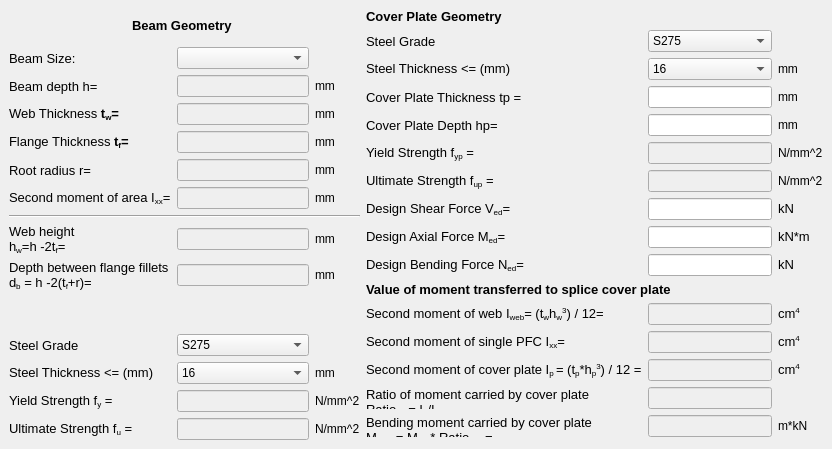
      <widget class="QWidget" name="tab">
       <attribute name="title">
        <string>Beam Geometry and Cover Plate</string>
       </attribute>
       <widget class="QWidget" name="gridLayoutWidget_2">
        <property name="geometry">
         <rect>
          <x>366</x>
          <y>9</y>
          <width>457</width>
          <height>428</height>
         </rect>
        </property>
        <layout class="QGridLayout" name="gridLayout_2">
         <item row="11" column="0" colspan="3">
          <widget class="QLabel" name="label_48">
           <property name="text">
            <string>&lt;html&gt;&lt;head/&gt;&lt;body&gt;&lt;p&gt;&lt;span style=&quot; font-size:10pt; font-weight:600;&quot;&gt;Value of moment transferred to splice cover plate&lt;/span&gt;&lt;/p&gt;&lt;/body&gt;&lt;/html&gt;</string>
           </property>
          </widget>
         </item>
         <item row="7" column="0">
          <widget class="QLabel" name="label_42">
           <property name="text">
            <string>&lt;html&gt;&lt;head/&gt;&lt;body&gt;&lt;p&gt;&lt;span style=&quot; font-size:10pt;&quot;&gt;Design Shear Force V&lt;/span&gt;&lt;span style=&quot; font-size:10pt; vertical-align:sub;&quot;&gt;ed&lt;/span&gt;&lt;span style=&quot; font-size:10pt;&quot;&gt;=&lt;/span&gt;&lt;/p&gt;&lt;/body&gt;&lt;/html&gt;</string>
           </property>
          </widget>
         </item>
         <item row="9" column="1">
          <widget class="QLineEdit" name="lineEdit_bending_force">
           <property name="enabled">
            <bool>true</bool>
           </property>
          </widget>
         </item>
         <item row="7" column="2">
          <widget class="QLabel" name="label_43">
           <property name="text">
            <string>&lt;html&gt;&lt;head/&gt;&lt;body&gt;&lt;p&gt;&lt;span style=&quot; font-size:10pt;&quot;&gt;kN&lt;/span&gt;&lt;/p&gt;&lt;/body&gt;&lt;/html&gt;</string>
           </property>
          </widget>
         </item>
         <item row="8" column="0">
          <widget class="QLabel" name="label_44">
           <property name="text">
            <string>&lt;html&gt;&lt;head/&gt;&lt;body&gt;&lt;p&gt;&lt;span style=&quot; font-size:10pt;&quot;&gt;Design Axial Force M&lt;/span&gt;&lt;span style=&quot; font-size:10pt; vertical-align:sub;&quot;&gt;ed&lt;/span&gt;&lt;span style=&quot; font-size:10pt;&quot;&gt;=&lt;/span&gt;&lt;/p&gt;&lt;/body&gt;&lt;/html&gt;</string>
           </property>
          </widget>
         </item>
         <item row="7" column="1">
          <widget class="QLineEdit" name="lineEdit_shear_force">
           <property name="enabled">
            <bool>true</bool>
           </property>
          </widget>
         </item>
         <item row="8" column="1">
          <widget class="QLineEdit" name="lineEdit_axial_force">
           <property name="enabled">
            <bool>true</bool>
           </property>
          </widget>
         </item>
         <item row="8" column="2">
          <widget class="QLabel" name="label_46">
           <property name="text">
            <string>&lt;html&gt;&lt;head/&gt;&lt;body&gt;&lt;p&gt;&lt;span style=&quot; font-size:10pt;&quot;&gt;kN*m&lt;/span&gt;&lt;/p&gt;&lt;/body&gt;&lt;/html&gt;</string>
           </property>
          </widget>
         </item>
         <item row="14" column="2">
          <widget class="QLabel" name="label_55">
           <property name="text">
            <string>&lt;html&gt;&lt;head/&gt;&lt;body&gt;&lt;p&gt;&lt;span style=&quot; font-size:10pt;&quot;&gt;cm&lt;/span&gt;&lt;span style=&quot; font-size:10pt; vertical-align:super;&quot;&gt;4&lt;/span&gt;&lt;/p&gt;&lt;/body&gt;&lt;/html&gt;</string>
           </property>
          </widget>
         </item>
         <item row="15" column="1">
          <widget class="QLineEdit" name="lineEdit_ratio_bm">
           <property name="enabled">
            <bool>false</bool>
           </property>
          </widget>
         </item>
         <item row="9" column="2">
          <widget class="QLabel" name="label_47">
           <property name="text">
            <string>&lt;html&gt;&lt;head/&gt;&lt;body&gt;&lt;p&gt;&lt;span style=&quot; font-size:10pt;&quot;&gt;kN&lt;/span&gt;&lt;/p&gt;&lt;/body&gt;&lt;/html&gt;</string>
           </property>
          </widget>
         </item>
         <item row="9" column="0">
          <widget class="QLabel" name="label_45">
           <property name="text">
            <string>&lt;html&gt;&lt;head/&gt;&lt;body&gt;&lt;p&gt;&lt;span style=&quot; font-size:10pt;&quot;&gt;Design Bending Force N&lt;/span&gt;&lt;span style=&quot; font-size:10pt; vertical-align:sub;&quot;&gt;ed&lt;/span&gt;&lt;span style=&quot; font-size:10pt;&quot;&gt;=&lt;/span&gt;&lt;/p&gt;&lt;/body&gt;&lt;/html&gt;</string>
           </property>
          </widget>
         </item>
         <item row="16" column="2">
          <widget class="QLabel" name="label_57">
           <property name="text">
            <string>&lt;html&gt;&lt;head/&gt;&lt;body&gt;&lt;p&gt;m*kN&lt;/p&gt;&lt;/body&gt;&lt;/html&gt;</string>
           </property>
          </widget>
         </item>
         <item row="12" column="0">
          <widget class="QLabel" name="label_49">
           <property name="text">
            <string>&lt;html&gt;&lt;head/&gt;&lt;body&gt;&lt;p&gt;&lt;span style=&quot; font-size:10pt;&quot;&gt;Second moment of web I&lt;/span&gt;&lt;span style=&quot; font-size:10pt; vertical-align:sub;&quot;&gt;web&lt;/span&gt;&lt;span style=&quot; font-size:10pt;&quot;&gt;= (t&lt;/span&gt;&lt;span style=&quot; font-size:10pt; vertical-align:sub;&quot;&gt;w&lt;/span&gt;&lt;span style=&quot; font-size:10pt;&quot;&gt;h&lt;/span&gt;&lt;span style=&quot; font-size:10pt; vertical-align:sub;&quot;&gt;w&lt;/span&gt;&lt;span style=&quot; font-size:10pt; vertical-align:super;&quot;&gt;3&lt;/span&gt;&lt;span style=&quot; font-size:10pt;&quot;&gt;) / 12=&lt;/span&gt;&lt;/p&gt;&lt;/body&gt;&lt;/html&gt;</string>
           </property>
          </widget>
         </item>
         <item row="13" column="2">
          <widget class="QLabel" name="label_53">
           <property name="text">
            <string>&lt;html&gt;&lt;head/&gt;&lt;body&gt;&lt;p&gt;&lt;span style=&quot; font-size:10pt;&quot;&gt;cm&lt;/span&gt;&lt;span style=&quot; font-size:10pt; vertical-align:super;&quot;&gt;4&lt;/span&gt;&lt;/p&gt;&lt;/body&gt;&lt;/html&gt;</string>
           </property>
          </widget>
         </item>
         <item row="13" column="0">
          <widget class="QLabel" name="label_51">
           <property name="text">
            <string>&lt;html&gt;&lt;head/&gt;&lt;body&gt;&lt;p&gt;&lt;span style=&quot; font-size:10pt;&quot;&gt;Second moment of single PFC I&lt;/span&gt;&lt;span style=&quot; font-size:10pt; vertical-align:sub;&quot;&gt;xx&lt;/span&gt;&lt;span style=&quot; font-size:10pt;&quot;&gt;=&lt;/span&gt;&lt;/p&gt;&lt;/body&gt;&lt;/html&gt;</string>
           </property>
          </widget>
         </item>
         <item row="14" column="1">
          <widget class="QLineEdit" name="lineEdit_second_moment_cover">
           <property name="enabled">
            <bool>false</bool>
           </property>
          </widget>
         </item>
         <item row="16" column="0">
          <widget class="QLabel" name="label_50">
           <property name="text">
            <string>&lt;html&gt;&lt;head/&gt;&lt;body&gt;&lt;p&gt;&lt;span style=&quot; font-size:10pt;&quot;&gt;Bending moment carried by cover plate&lt;br/&gt;M&lt;/span&gt;&lt;span style=&quot; font-size:10pt; vertical-align:sub;&quot;&gt;ratio&lt;/span&gt;&lt;span style=&quot; font-size:10pt;&quot;&gt; = M&lt;/span&gt;&lt;span style=&quot; font-size:10pt; vertical-align:sub;&quot;&gt;ed&lt;/span&gt;&lt;span style=&quot; font-size:10pt;&quot;&gt; * Ratio&lt;/span&gt;&lt;span style=&quot; font-size:10pt; vertical-align:sub;&quot;&gt;BM&lt;/span&gt;&lt;span style=&quot; font-size:10pt;&quot;&gt; = &lt;/span&gt;&lt;/p&gt;&lt;/body&gt;&lt;/html&gt;</string>
           </property>
          </widget>
         </item>
         <item row="12" column="1">
          <widget class="QLineEdit" name="lineEdit_second_web_moment">
           <property name="enabled">
            <bool>false</bool>
           </property>
          </widget>
         </item>
         <item row="15" column="0">
          <widget class="QLabel" name="label_56">
           <property name="text">
            <string>&lt;html&gt;&lt;head/&gt;&lt;body&gt;&lt;p&gt;&lt;span style=&quot; font-size:10pt;&quot;&gt;Ratio of moment carried by cover plate&lt;br/&gt;Ratio&lt;/span&gt;&lt;span style=&quot; font-size:10pt; vertical-align:sub;&quot;&gt;BM&lt;/span&gt;&lt;span style=&quot; font-size:10pt;&quot;&gt;= I&lt;/span&gt;&lt;span style=&quot; font-size:10pt; vertical-align:sub;&quot;&gt;p&lt;/span&gt;&lt;span style=&quot; font-size:10pt;&quot;&gt;/I&lt;/span&gt;&lt;span style=&quot; font-size:10pt; vertical-align:sub;&quot;&gt;xx &lt;/span&gt;&lt;/p&gt;&lt;/body&gt;&lt;/html&gt;</string>
           </property>
          </widget>
         </item>
         <item row="13" column="1">
          <widget class="QLineEdit" name="lineEdit_second_moment_single_pfc">
           <property name="enabled">
            <bool>false</bool>
           </property>
          </widget>
         </item>
         <item row="16" column="1">
          <widget class="QLineEdit" name="lineEdit_bending_moment_cover">
           <property name="enabled">
            <bool>false</bool>
           </property>
          </widget>
         </item>
         <item row="12" column="2">
          <widget class="QLabel" name="label_52">
           <property name="text">
            <string>&lt;html&gt;&lt;head/&gt;&lt;body&gt;&lt;p&gt;&lt;span style=&quot; font-size:10pt;&quot;&gt;cm&lt;/span&gt;&lt;span style=&quot; font-size:10pt; vertical-align:super;&quot;&gt;4&lt;/span&gt;&lt;/p&gt;&lt;/body&gt;&lt;/html&gt;</string>
           </property>
          </widget>
         </item>
         <item row="14" column="0">
          <widget class="QLabel" name="label_54">
           <property name="text">
            <string>&lt;html&gt;&lt;head/&gt;&lt;body&gt;&lt;p&gt;&lt;span style=&quot; font-size:10pt;&quot;&gt;Second moment of cover plate I&lt;/span&gt;&lt;span style=&quot; font-size:10pt; vertical-align:sub;&quot;&gt;p &lt;/span&gt;&lt;span style=&quot; font-size:10pt;&quot;&gt;= (t&lt;/span&gt;&lt;span style=&quot; font-size:10pt; vertical-align:sub;&quot;&gt;p&lt;/span&gt;&lt;span style=&quot; font-size:10pt;&quot;&gt;*h&lt;/span&gt;&lt;span style=&quot; font-size:10pt; vertical-align:sub;&quot;&gt;p&lt;/span&gt;&lt;span style=&quot; font-size:10pt; vertical-align:super;&quot;&gt;3&lt;/span&gt;&lt;span style=&quot; font-size:10pt;&quot;&gt;) / 12 =&lt;/span&gt;&lt;/p&gt;&lt;/body&gt;&lt;/html&gt;</string>
           </property>
          </widget>
         </item>
         <item row="1" column="0">
          <widget class="QLabel" name="label_40">
           <property name="font">
            <font>
             <pointsize>10</pointsize>
            </font>
           </property>
           <property name="text">
            <string>Steel Grade</string>
           </property>
          </widget>
         </item>
         <item row="3" column="0">
          <widget class="QLabel" name="label_28">
           <property name="font">
            <font>
             <pointsize>10</pointsize>
            </font>
           </property>
           <property name="text">
            <string>Cover Plate Thickness tp =</string>
           </property>
          </widget>
         </item>
         <item row="4" column="0">
          <widget class="QLabel" name="label_29">
           <property name="font">
            <font>
             <pointsize>10</pointsize>
            </font>
           </property>
           <property name="text">
            <string>Cover Plate Depth hp=</string>
           </property>
          </widget>
         </item>
         <item row="5" column="0">
          <widget class="QLabel" name="label_26">
           <property name="text">
            <string>&lt;html&gt;&lt;head/&gt;&lt;body&gt;&lt;p&gt;&lt;span style=&quot; font-size:10pt;&quot;&gt;Yield Strength f&lt;/span&gt;&lt;span style=&quot; font-size:10pt; vertical-align:sub;&quot;&gt;yp&lt;/span&gt;&lt;span style=&quot; font-size:10pt;&quot;&gt; =&lt;/span&gt;&lt;/p&gt;&lt;/body&gt;&lt;/html&gt;</string>
           </property>
          </widget>
         </item>
         <item row="2" column="0">
          <widget class="QLabel" name="label_39">
           <property name="font">
            <font>
             <pointsize>10</pointsize>
            </font>
           </property>
           <property name="text">
            <string>Steel Thickness &lt;= (mm)</string>
           </property>
          </widget>
         </item>
         <item row="0" column="0">
          <widget class="QLabel" name="label_23">
           <property name="font">
            <font>
             <pointsize>10</pointsize>
             <weight>75</weight>
             <bold>true</bold>
            </font>
           </property>
           <property name="text">
            <string>Cover Plate Geometry</string>
           </property>
          </widget>
         </item>
         <item row="1" column="1">
          <widget class="QComboBox" name="combo_steel_grade_plate">
           <item>
            <property name="text">
             <string>S275</string>
            </property>
           </item>
           <item>
            <property name="text">
             <string>S355</string>
            </property>
           </item>
          </widget>
         </item>
         <item row="2" column="1">
          <widget class="QComboBox" name="combo_steel_thickness_plate">
           <item>
            <property name="text">
             <string>16</string>
            </property>
           </item>
           <item>
            <property name="text">
             <string>40</string>
            </property>
           </item>
           <item>
            <property name="text">
             <string>63</string>
            </property>
           </item>
          </widget>
         </item>
         <item row="6" column="0">
          <widget class="QLabel" name="label_25">
           <property name="text">
            <string>&lt;html&gt;&lt;head/&gt;&lt;body&gt;&lt;p&gt;&lt;span style=&quot; font-size:10pt;&quot;&gt;Ultimate Strength f&lt;/span&gt;&lt;span style=&quot; font-size:10pt; vertical-align:sub;&quot;&gt;up&lt;/span&gt;&lt;span style=&quot; font-size:10pt;&quot;&gt; =&lt;/span&gt;&lt;/p&gt;&lt;/body&gt;&lt;/html&gt;</string>
           </property>
          </widget>
         </item>
         <item row="3" column="1">
          <widget class="QLineEdit" name="lineEdit_plate_thickness">
           <property name="enabled">
            <bool>true</bool>
           </property>
          </widget>
         </item>
         <item row="4" column="1">
          <widget class="QLineEdit" name="lineEdit_plate_depth">
           <property name="enabled">
            <bool>true</bool>
           </property>
          </widget>
         </item>
         <item row="5" column="1">
          <widget class="QLineEdit" name="lineEdit_plate_yield_strength">
           <property name="enabled">
            <bool>false</bool>
           </property>
          </widget>
         </item>
         <item row="6" column="1">
          <widget class="QLineEdit" name="lineEdit_plate_ultimate_strength">
           <property name="enabled">
            <bool>false</bool>
           </property>
          </widget>
         </item>
         <item row="2" column="2">
          <widget class="QLabel" name="label_41">
           <property name="text">
            <string>mm</string>
           </property>
          </widget>
         </item>
         <item row="3" column="2">
          <widget class="QLabel" name="label_31">
           <property name="text">
            <string>mm</string>
           </property>
          </widget>
         </item>
         <item row="4" column="2">
          <widget class="QLabel" name="label_30">
           <property name="text">
            <string>mm</string>
           </property>
          </widget>
         </item>
         <item row="5" column="2">
          <widget class="QLabel" name="label_37">
           <property name="text">
            <string>N/mm^2</string>
           </property>
          </widget>
         </item>
         <item row="6" column="2">
          <widget class="QLabel" name="label_38">
           <property name="text">
            <string>N/mm^2</string>
           </property>
          </widget>
         </item>
        </layout>
       </widget>
       <widget class="QWidget" name="gridLayoutWidget">
        <property name="geometry">
         <rect>
          <x>9</x>
          <y>9</y>
          <width>351</width>
          <height>431</height>
         </rect>
        </property>
        <layout class="QGridLayout" name="gridLayout">
         <item row="10" column="0">
          <widget class="QLabel" name="label_2">
           <property name="text">
            <string>&lt;html&gt;&lt;head/&gt;&lt;body&gt;&lt;p&gt;&lt;span style=&quot; font-size:10pt;&quot;&gt;Depth between flange fillets&lt;br/&gt;d&lt;/span&gt;&lt;span style=&quot; font-size:10pt; vertical-align:sub;&quot;&gt;b&lt;/span&gt;&lt;span style=&quot; font-size:10pt;&quot;&gt; = h -2(t&lt;/span&gt;&lt;span style=&quot; font-size:10pt; vertical-align:sub;&quot;&gt;f&lt;/span&gt;&lt;span style=&quot; font-size:10pt;&quot;&gt;+r)=&lt;/span&gt;&lt;/p&gt;&lt;/body&gt;&lt;/html&gt;</string>
           </property>
          </widget>
         </item>
         <item row="10" column="2">
          <widget class="QLabel" name="label_22">
           <property name="text">
            <string>mm</string>
           </property>
          </widget>
         </item>
         <item row="10" column="1">
          <widget class="QLineEdit" name="depth_flange_fillets">
           <property name="enabled">
            <bool>false</bool>
           </property>
          </widget>
         </item>
         <item row="9" column="1">
          <widget class="QLineEdit" name="lineEdit_web_height">
           <property name="enabled">
            <bool>false</bool>
           </property>
          </widget>
         </item>
         <item row="9" column="2">
          <widget class="QLabel" name="label_21">
           <property name="text">
            <string>mm</string>
           </property>
          </widget>
         </item>
         <item row="9" column="0">
          <widget class="QLabel" name="label">
           <property name="text">
            <string>&lt;html&gt;&lt;head/&gt;&lt;body&gt;&lt;p&gt;&lt;span style=&quot; font-size:10pt;&quot;&gt;Web height &lt;br/&gt;h&lt;/span&gt;&lt;span style=&quot; font-size:10pt; vertical-align:sub;&quot;&gt;w&lt;/span&gt;&lt;span style=&quot; font-size:10pt;&quot;&gt;=h -2t&lt;/span&gt;&lt;span style=&quot; font-size:10pt; vertical-align:sub;&quot;&gt;f&lt;/span&gt;&lt;span style=&quot; font-size:10pt;&quot;&gt;=&lt;/span&gt;&lt;/p&gt;&lt;/body&gt;&lt;/html&gt;</string>
           </property>
          </widget>
         </item>
         <item row="4" column="0">
          <widget class="QLabel" name="label_12">
           <property name="font">
            <font>
             <pointsize>10</pointsize>
            </font>
           </property>
           <property name="text">
            <string>&lt;html&gt;&lt;head/&gt;&lt;body&gt;&lt;p&gt;Web Thickness &lt;span style=&quot; font-weight:600;&quot;&gt;t&lt;/span&gt;&lt;span style=&quot; font-weight:600; vertical-align:sub;&quot;&gt;w&lt;/span&gt;&lt;span style=&quot; font-weight:600;&quot;&gt;=&lt;/span&gt;&lt;/p&gt;&lt;/body&gt;&lt;/html&gt;</string>
           </property>
          </widget>
         </item>
         <item row="4" column="1">
          <widget class="QLineEdit" name="lineEdit_web_thickness">
           <property name="enabled">
            <bool>false</bool>
           </property>
          </widget>
         </item>
         <item row="16" column="0">
          <widget class="QLabel" name="label_7">
           <property name="text">
            <string>&lt;html&gt;&lt;head/&gt;&lt;body&gt;&lt;p&gt;&lt;span style=&quot; font-size:10pt;&quot;&gt;Yield Strength f&lt;/span&gt;&lt;span style=&quot; font-size:10pt; vertical-align:sub;&quot;&gt;y&lt;/span&gt;&lt;span style=&quot; font-size:10pt;&quot;&gt; =&lt;/span&gt;&lt;/p&gt;&lt;/body&gt;&lt;/html&gt;</string>
           </property>
          </widget>
         </item>
         <item row="0" column="0" colspan="3" alignment="Qt::AlignHCenter">
          <widget class="QLabel" name="label_9">
           <property name="enabled">
            <bool>true</bool>
           </property>
           <property name="font">
            <font>
             <pointsize>10</pointsize>
             <weight>75</weight>
             <bold>true</bold>
            </font>
           </property>
           <property name="lineWidth">
            <number>1</number>
           </property>
           <property name="text">
            <string>Beam Geometry </string>
           </property>
          </widget>
         </item>
         <item row="17" column="0">
          <widget class="QLabel" name="label_8">
           <property name="text">
            <string>&lt;html&gt;&lt;head/&gt;&lt;body&gt;&lt;p&gt;&lt;span style=&quot; font-size:10pt;&quot;&gt;Ultimate Strength f&lt;/span&gt;&lt;span style=&quot; font-size:10pt; vertical-align:sub;&quot;&gt;u&lt;/span&gt;&lt;span style=&quot; font-size:10pt;&quot;&gt; =&lt;/span&gt;&lt;/p&gt;&lt;/body&gt;&lt;/html&gt;</string>
           </property>
          </widget>
         </item>
         <item row="13" column="0">
          <widget class="QLabel" name="label_33">
           <property name="font">
            <font>
             <pointsize>10</pointsize>
            </font>
           </property>
           <property name="text">
            <string>Steel Thickness &lt;= (mm)</string>
           </property>
          </widget>
         </item>
         <item row="13" column="1">
          <widget class="QComboBox" name="combo_steel_thickness_beam">
           <item>
            <property name="text">
             <string>16</string>
            </property>
           </item>
           <item>
            <property name="text">
             <string>40</string>
            </property>
           </item>
           <item>
            <property name="text">
             <string>63</string>
            </property>
           </item>
          </widget>
         </item>
         <item row="17" column="2">
          <widget class="QLabel" name="label_36">
           <property name="text">
            <string>N/mm^2</string>
           </property>
          </widget>
         </item>
         <item row="16" column="1">
          <widget class="QLineEdit" name="beam_yield_strength">
           <property name="enabled">
            <bool>false</bool>
           </property>
          </widget>
         </item>
         <item row="13" column="2">
          <widget class="QLabel" name="label_34">
           <property name="text">
            <string>mm</string>
           </property>
          </widget>
         </item>
         <item row="16" column="2">
          <widget class="QLabel" name="label_35">
           <property name="text">
            <string>N/mm^2</string>
           </property>
          </widget>
         </item>
         <item row="12" column="0">
          <widget class="QLabel" name="label_32">
           <property name="font">
            <font>
             <pointsize>10</pointsize>
            </font>
           </property>
           <property name="text">
            <string>Steel Grade</string>
           </property>
          </widget>
         </item>
         <item row="17" column="1">
          <widget class="QLineEdit" name="beam_ultimate_strength">
           <property name="enabled">
            <bool>false</bool>
           </property>
          </widget>
         </item>
         <item row="8" column="0" colspan="3">
          <widget class="Line" name="line">
           <property name="orientation">
            <enum>Qt::Horizontal</enum>
           </property>
          </widget>
         </item>
         <item row="12" column="1">
          <widget class="QComboBox" name="combo_steal_grade_beam">
           <item>
            <property name="text">
             <string>S275</string>
            </property>
           </item>
           <item>
            <property name="text">
             <string>S355</string>
            </property>
           </item>
          </widget>
         </item>
         <item row="6" column="2">
          <widget class="QLabel" name="label_17">
           <property name="text">
            <string>mm</string>
           </property>
          </widget>
         </item>
         <item row="5" column="2">
          <widget class="QLabel" name="label_16">
           <property name="text">
            <string>mm</string>
           </property>
          </widget>
         </item>
         <item row="7" column="0">
          <widget class="QLabel" name="label_19">
           <property name="font">
            <font>
             <pointsize>10</pointsize>
            </font>
           </property>
           <property name="text">
            <string>&lt;html&gt;&lt;head/&gt;&lt;body&gt;&lt;p&gt;Second moment of area I&lt;span style=&quot; vertical-align:sub;&quot;&gt;xx&lt;/span&gt;=&lt;/p&gt;&lt;/body&gt;&lt;/html&gt;</string>
           </property>
          </widget>
         </item>
         <item row="6" column="1">
          <widget class="QLineEdit" name="root_radius">
           <property name="enabled">
            <bool>false</bool>
           </property>
          </widget>
         </item>
         <item row="5" column="1">
          <widget class="QLineEdit" name="flange_thickness">
           <property name="enabled">
            <bool>false</bool>
           </property>
          </widget>
         </item>
         <item row="6" column="0">
          <widget class="QLabel" name="label_15">
           <property name="font">
            <font>
             <pointsize>10</pointsize>
            </font>
           </property>
           <property name="text">
            <string>Root radius r=</string>
           </property>
          </widget>
         </item>
         <item row="5" column="0">
          <widget class="QLabel" name="label_14">
           <property name="font">
            <font>
             <pointsize>10</pointsize>
            </font>
           </property>
           <property name="text">
            <string>&lt;html&gt;&lt;head/&gt;&lt;body&gt;&lt;p&gt;Flange Thickness &lt;span style=&quot; font-weight:600;&quot;&gt;t&lt;/span&gt;&lt;span style=&quot; font-weight:600; vertical-align:sub;&quot;&gt;f&lt;/span&gt;&lt;span style=&quot; font-weight:600;&quot;&gt;=&lt;/span&gt;&lt;/p&gt;&lt;/body&gt;&lt;/html&gt;</string>
           </property>
          </widget>
         </item>
         <item row="4" column="2">
          <widget class="QLabel" name="label_13">
           <property name="text">
            <string>mm</string>
           </property>
          </widget>
         </item>
         <item row="7" column="2">
          <widget class="QLabel" name="label_20">
           <property name="text">
            <string>mm</string>
           </property>
          </widget>
         </item>
         <item row="7" column="1">
          <widget class="QLineEdit" name="second_moment_area">
           <property name="enabled">
            <bool>false</bool>
           </property>
          </widget>
         </item>
         <item row="3" column="2">
          <widget class="QLabel" name="label_11">
           <property name="text">
            <string>mm</string>
           </property>
          </widget>
         </item>
         <item row="2" column="0">
          <widget class="QLabel" name="label_18">
           <property name="font">
            <font>
             <pointsize>10</pointsize>
            </font>
           </property>
           <property name="text">
            <string>Beam Size:</string>
           </property>
          </widget>
         </item>
         <item row="3" column="1">
          <widget class="QLineEdit" name="beam_depth">
           <property name="enabled">
            <bool>false</bool>
           </property>
          </widget>
         </item>
         <item row="3" column="0">
          <widget class="QLabel" name="label_10">
           <property name="font">
            <font>
             <pointsize>10</pointsize>
            </font>
           </property>
           <property name="text">
            <string>Beam depth h=</string>
           </property>
          </widget>
         </item>
         <item row="2" column="1">
          <widget class="QComboBox" name="combo_beam_size"/>
         </item>
         <item row="11" column="0">
          <widget class="QLabel" name="label_24">
           <property name="text">
            <string/>
           </property>
          </widget>
         </item>
        </layout>
       </widget>
      </widget>
